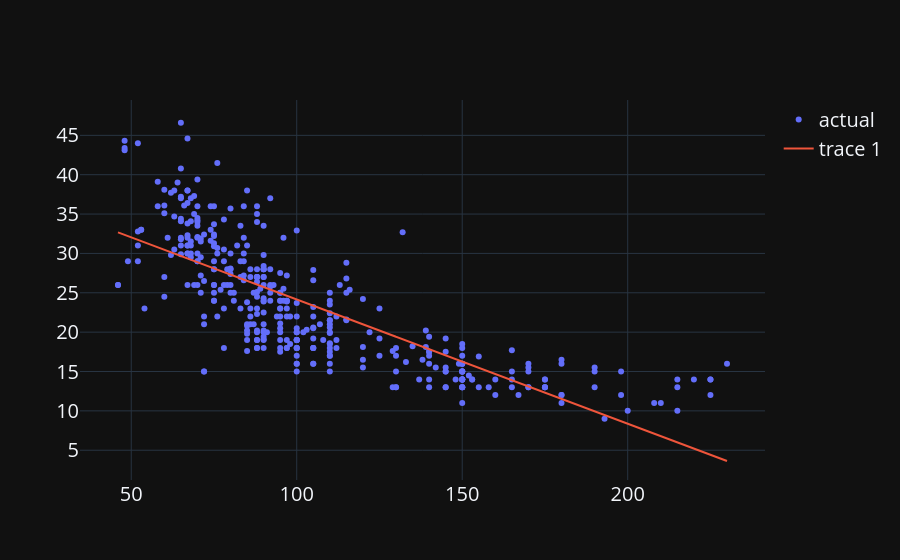

This figure's notebook cell:
### Code cell
import plotly.graph_objects as go
fig = go.Figure()
fig.add_trace(go.Scatter(x=vehicle_data['hp'], y = vehicle_data['mpg'], mode = "markers", name = "actual"))
fig.add_trace(go.Scatter(x=vehicle_data['hp'], y = vehicle_data['predict']))
fig.update_layout(font_size = 20)

### Figure 1 — Plotly figure (JSON) as saved in the notebook; plotly's stock layout.template omitted (floating-point values rounded to 4 significant figures; data arrays with more than 128 entries replaced by an {"elided": "..."} marker saying what was removed)
{"data": [{"mode": "markers", "name": "actual", "x": {"elided": "392 float values"}, "y": {"elided": "392 float values"}, "type": "scatter"}, {"x": {"elided": "392 float values"}, "y": {"elided": "392 float values"}, "type": "scatter"}], "layout": {"font": {"size": 20}}}
